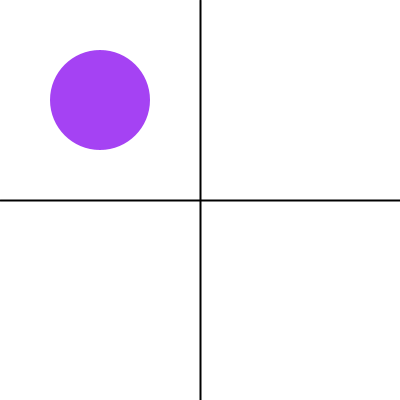
Frame 1 (no input)
Frame 60 (the mouse pressed at the canvas centre just before this capture): identical to frame 1, image omitted
Frame 120 (the mouse held since frame 60 and released just before this capture): identical to frame 1, image omitted

The Processing sketch that drew this single still picture (run headless with seeded random() and noise(); from frame 60 on, the mouse is pressed at the canvas centre):

// Processing sketch: week10
// ── week10.pde
/* Comp115 Prac Week 10
   Odd ball box thing
   Timothy Boye
   42782015             */

Ball ball;
Boolean dragging = false;

void setup() {
  size(400, 400);
  color c = color(random(256), random(256), random(256));
  int quadrant = (int)random(1, 5);
  ball = new Ball(c, quadrant);    // create ball set random colour and start quadrant
}

void draw() {
  // set up screen
  background(255);
  strokeWeight(2);
  stroke(0);
  line(0, height/2, width, height/2);
  line(width/2, 0, width/2, height);
  // draw ball
  ball.display(); 
}

void mousePressed() {
  // when mouse pressed on ball drag it around
  if (dist(mouseX, mouseY, ball.x, ball.y) - ball.rad <= 0) {
    dragging = true;
  }
}

void mouseReleased() {
  // if the ball is being dragged currently plop it down in the quadrant it's in
  if (dragging) {
    ball.place(mouseX, mouseY);
    dragging = false;
  }
}

/* class for the ball that moves around the quadrants */
class Ball {
  color c;
  int rad = 50;
  int x;
  int y;
  int quadrant;

  Ball(color _c, int _quadrant) {
    c = _c;
    quadrant = _quadrant;
  }

  void place(int _x, int _y) {
    //checks where the ball is and places it accordingly
    if (_x < 0 || _x > width || _y < 0 || _y > height) { // out of bounds
      quadrant = quadrant;
    } 
    else {
      if (_x <= width/2) { //left field
        if (_y <= height/2) //top
          quadrant = 1;
        else { //bottom
          quadrant = 3;
        }
      }
      else { // right field
        if (_y <= height/2) { //top
          quadrant = 2;
        }
        else { //bottom
          quadrant = 4;
        }
      }
    }


    c = color(random(256), random(256), random(256)); // new random colour
  }
  /* if dragged the ball follows the cursor otherwise it is
     displayed at the centre of its quadrant */
  void display() {
    if (dragging) {  // follow mouse when dragging
      x = mouseX;
      y = mouseY;
    } 
    else {
      if (quadrant == 1) {  // top left
        x = width/4;
        y = height/4;
      } 
      else if (quadrant == 2) { // top right
        x = 3*width/4;
        y = height/4;
      } 
      else if (quadrant == 3) {  //bottom left
        x = width/4;
        y = 3*height/4;
      } 
      else if (quadrant == 4) {  // bottom right
        x = 3*width/4;
        y = 3*height/4;
      }
    }
    // finally draw the circle
    fill(c);
    noStroke();
    ellipseMode(RADIUS);
    ellipse(x, y, rad, rad);
  }
}
